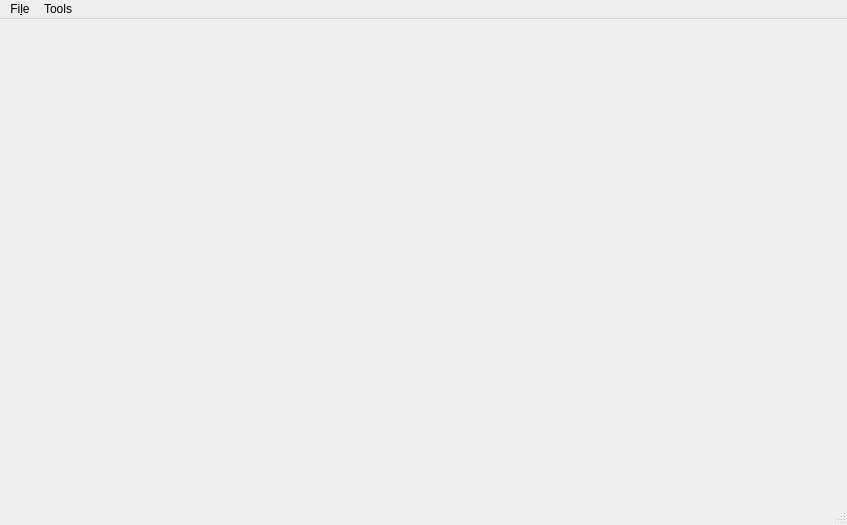
<?xml version="1.0" encoding="UTF-8"?>
<ui version="4.0">
 <class>MainWindow</class>
 <widget class="QMainWindow" name="MainWindow">
  <property name="geometry">
   <rect>
    <x>0</x>
    <y>0</y>
    <width>847</width>
    <height>525</height>
   </rect>
  </property>
  <property name="windowTitle">
   <string>MainWindow</string>
  </property>
  <property name="styleSheet">
   <string notr="true">QGroupBox {
    border: 1px solid ;
	border-color: rgb(156, 156, 156);
    margin-top: 10px;
    font-size: 14px;
    border-radius: 3px;
}

QGroupBox::title {
	top:0px;
	left : 15px;
    subcontrol-origin: margin;
    subcontrol-position: top left;
    padding: 0px 2px;
}</string>
  </property>
  <widget class="QWidget" name="centralwidget">
   <layout class="QGridLayout" name="gridLayout_2">
    <item row="0" column="0">
     <layout class="QGridLayout" name="gridLayout"/>
    </item>
   </layout>
  </widget>
  <widget class="QMenuBar" name="menubar">
   <property name="geometry">
    <rect>
     <x>0</x>
     <y>0</y>
     <width>847</width>
     <height>31</height>
    </rect>
   </property>
   <widget class="QMenu" name="menuFile">
    <property name="title">
     <string>Fi&amp;le</string>
    </property>
    <widget class="QMenu" name="menuImport">
     <property name="title">
      <string>Open &amp;Model</string>
     </property>
     <addaction name="action_open_dae_file"/>
     <addaction name="actionObj_file"/>
     <addaction name="action3ds_file"/>
    </widget>
    <widget class="QMenu" name="menuAppend_Model">
     <property name="title">
      <string>&amp;Append Model</string>
     </property>
     <addaction name="action_append_dae_file"/>
    </widget>
    <addaction name="actionOpen"/>
    <addaction name="actionOpen_2"/>
    <addaction name="separator"/>
    <addaction name="menuImport"/>
    <addaction name="menuAppend_Model"/>
   </widget>
   <widget class="QMenu" name="menuTools">
    <property name="title">
     <string>Tools</string>
    </property>
    <widget class="QMenu" name="menuAdd_Object">
     <property name="title">
      <string>Add Object</string>
     </property>
     <addaction name="actionAdd_Terrain"/>
    </widget>
    <addaction name="menuAdd_Object"/>
   </widget>
   <addaction name="menuFile"/>
   <addaction name="menuTools"/>
  </widget>
  <widget class="QStatusBar" name="statusbar"/>
  <action name="actionOpen">
   <property name="text">
    <string>&amp;New</string>
   </property>
  </action>
  <action name="actionOpen_2">
   <property name="text">
    <string>&amp;Open</string>
   </property>
  </action>
  <action name="action_open_dae_file">
   <property name="text">
    <string>&amp;Dae File</string>
   </property>
  </action>
  <action name="actionObj_file">
   <property name="text">
    <string>&amp;Obj File</string>
   </property>
  </action>
  <action name="action3ds_file">
   <property name="text">
    <string>&amp;3Ds File</string>
   </property>
  </action>
  <action name="action_append_dae_file">
   <property name="text">
    <string>&amp;Dae File</string>
   </property>
  </action>
  <action name="actionAdd_Terrain">
   <property name="text">
    <string>Add Terrain</string>
   </property>
  </action>
 </widget>
 <resources/>
 <connections/>
</ui>
